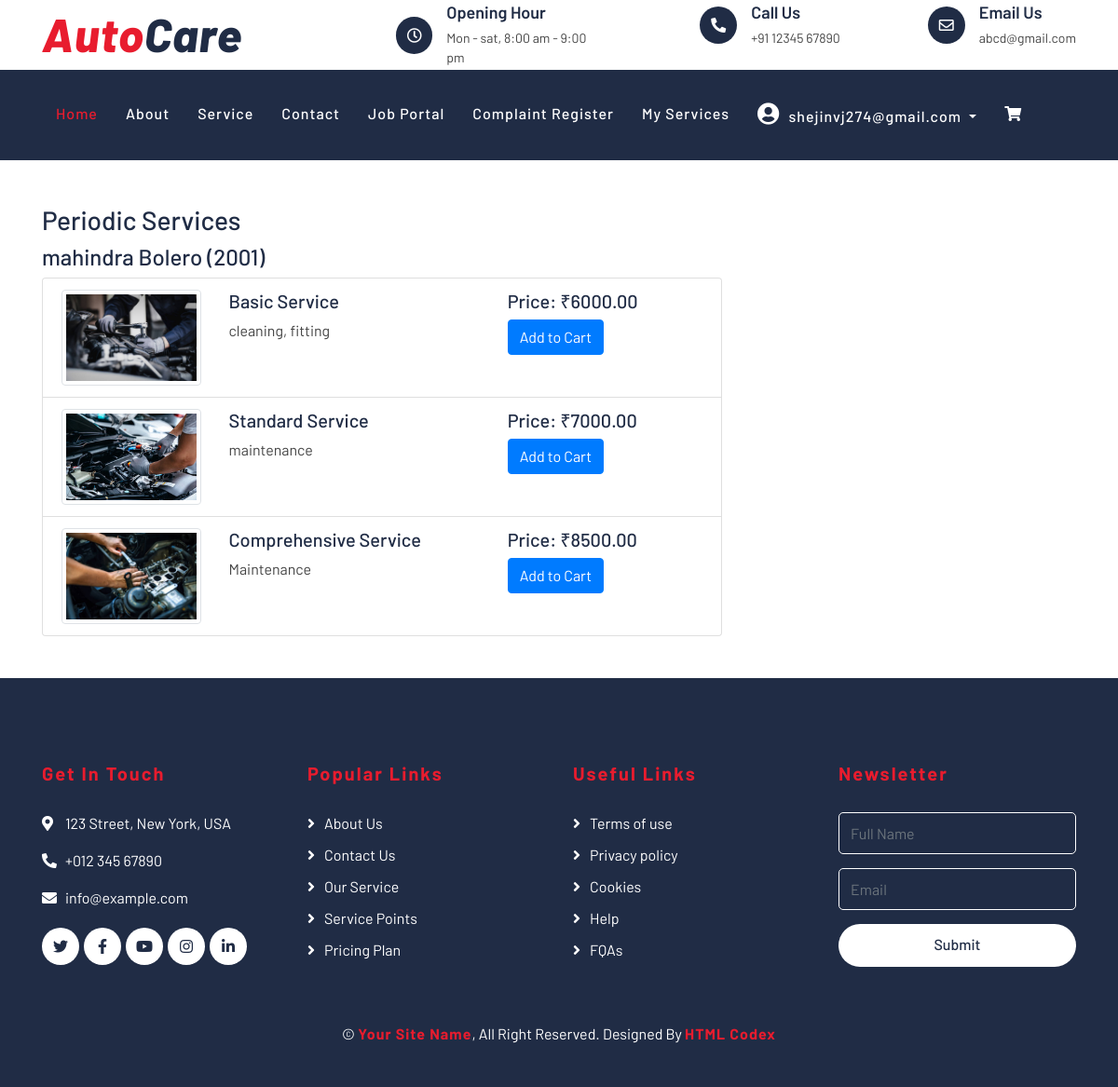
Screenshot of /service/service-types/2/ (signed in) with the database file from the repository.
### autocareweb/models.py (models this page shows, shortened)
class CustomUser(AbstractBaseUser, PermissionsMixin):
    email = models.EmailField(unique=True)
    role = models.CharField(max_length=20, choices=UserRole.choices, default=UserRole.CUSTOMER)
    is_active = models.BooleanField(default=True)
    is_staff = models.BooleanField(default=False)
    objects = CustomUserManager()
    USERNAME_FIELD = 'email'
    REQUIRED_FIELDS = []

class ServiceCategory(models.Model):
    name = models.CharField(max_length=100, unique=True)
    image = models.ImageField(upload_to='service_category_images/', blank=True, null=True)
    description = models.TextField()

class VehicleModel(models.Model):
    make = models.ForeignKey(VehicleMake, on_delete=models.CASCADE)
    model_name = models.CharField(max_length=100)
    year = models.IntegerField()
    image = models.ImageField(upload_to='vehicle_model_images/', blank=True, null=True)
    vehicle_type = models.CharField(max_length=10, choices=VEHICLE_TYPE_CHOICES)

class VehicleMake(models.Model):
    name = models.CharField(max_length=100)
    image = models.ImageField(upload_to='vehicle_make_images/', blank=True, null=True)

class ServiceType(models.Model):
    name = models.CharField(max_length=100)
    category = models.ForeignKey(ServiceCategory, related_name='service_types', on_delete=models.CASCADE)
    image = models.ImageField(upload_to='service_type_images/', blank=True, null=True)
    description = models.TextField()
    service_time= models.IntegerField(default=60)

class ServicePrice(models.Model):
    service_type = models.ForeignKey(ServiceType, related_name='service_prices', on_delete=models.CASCADE)
    vehicle_model = models.ForeignKey(VehicleModel, related_name='service_prices', on_delete=models.CASCADE)
    price = models.DecimalField(max_digits=10, decimal_places=2)
    description = models.TextField(blank=True, null=True)

### autocareweb/views.py (the view)
@login_required(login_url='customerLogin')
def customer_service_type(request, category_id):
    selected_vehicle_id = request.session.get('selected_vehicle_id')
    if not selected_vehicle_id:
        return redirect('select_vehicle')  # Redirect to vehicle selection if not selected
    selected_vehicle = get_object_or_404(Vehicle, id=selected_vehicle_id)
    vehicle_variant = selected_vehicle.vehicle_model
    service_category = get_object_or_404(ServiceCategory, id=category_id)
    service_types = ServiceType.objects.filter(category=service_category)
    service_type_prices = []
    for service_type in service_types:
        service_price = ServicePrice.objects.filter(service_type=service_type, vehicle_model=vehicle_variant).first()
        is_in_cart = ServiceCart.objects.filter(
            user=request.user, service_type=service_type, vehicle=selected_vehicle
        ).exists()
        service_type_prices.append({
            'service_type': service_type,
            'price': service_price.price if service_price else 'Price not available',
            'description': service_price.description if service_price else '',
            'is_in_cart': is_in_cart  # Pass the cart status
        })
    return render(request, 'service/cst_service_type.html', {
        'service_category': service_category,
        'service_type_prices': service_type_prices,
        'vehicle_variant': vehicle_variant
    })

### templates/service/cst_service_type.html (shortened to what this page needs)
{% extends 'partials/base.html' %}
{%block content%}
{% load static %}
<div class="container mt-5">
    <div class="row">
        <div class="col-md-8">
            <h3>{{ service_category.name }}</h3>
            <h4>{{ vehicle_variant.make.name }} {{ vehicle_variant.model_name }} ({{ vehicle_variant.year }})</h4>
            <ul class="list-group">
                {% for item in service_type_prices %}
                <li class="list-group-item">
                    <div class="row">
                        <div class="col-md-3">
                            {% if item.service_type.image %}
                                <img src="{{ item.service_type.image.url }}" class="img-thumbnail" alt="{{ item.service_type.name }}">
                            {% else %}
                                <img src="{% static 'placeholder.jpg' %}" class="img-thumbnail" alt="No Image Available">
                            {% endif %}
                        </div>
                        <div class="col-md-5">
                            <h5>{{ item.service_type.name }}</h5>
                            <p>{{ item.service_type.description }}</p>
                        </div>
                        <div class="col-md-4">
                            <h5>Price: ₹{{ item.price }}</h5>
                            {% if item.is_in_cart %}
                                <button class="btn btn-danger" data-cart-id="{{ item.cart_id }}" onclick="removeFromCart('{{ item.cart_id }}', '{{ item.service_type.id }}')">Remove from Cart</button>
                            {% else %}
                                <button class="btn btn-primary" data-service-type-id="{{ item.service_type.id }}" onclick="addToCart('{{ item.service_type.id }}')">Add to Cart</button>
                            {% endif %}
                        </div>
                    </div>
                </li>
                {% endfor %}
            </ul>
        </div>
    </div>
</div>
{%endblock%}

### templates/partials/base.html (shortened to what this page needs)
{% load static %}
{% load custom_tags %}
<!DOCTYPE html>
<html lang="en">
    <head>
        <link href="https://stackpath.bootstrapcdn.com/bootstrap/4.4.1/css/bootstrap.min.css" rel="stylesheet">
        <link href="https://cdnjs.cloudflare.com/ajax/libs/font-awesome/5.10.0/css/all.min.css" rel="stylesheet">
        <link href="https://cdnjs.cloudflare.com/ajax/libs/font-awesome/5.15.4/css/all.min.css" rel="stylesheet">
        <link href="{% static 'lib/flaticon/font/flaticon.css' %}" rel="stylesheet">
        <link href="{% static 'lib/animate/animate.min.css' %}" rel="stylesheet">
        <link href="{% static 'lib/owlcarousel/assets/owl.carousel.min.css' %}" rel="stylesheet">
        <link href="{% static 'css/style.css' %}" rel="stylesheet">
    </head>
    <body>
        <div class="top-bar">
            <div class="container">
                <div class="row align-items-center">
                    <div class="col-lg-4 col-md-12">
                        <div class="logo">
                            <a href="index.html">
                                <h1>Auto<span>Care</span></h1>
                            </a>
                        </div>
                    </div>
                    <div class="col-lg-8 col-md-7 d-none d-lg-block">
                        <div class="row">
                            <div class="col-4">
                                <div class="top-bar-item">
                                    <div class="top-bar-icon">
                                        <i class="far fa-clock"></i>
                                    </div>
                                    <div class="top-bar-text">
                                        <h3>Opening Hour</h3>
                                        <p>Mon - sat, 8:00 am - 9:00 pm</p>
                                    </div>
                                </div>
                            </div>
                            <div class="col-4">
                                <div class="top-bar-item">
                                    <div class="top-bar-icon">
                                        <i class="fa fa-phone-alt"></i>
                                    </div>
                                    <div class="top-bar-text">
                                        <h3>Call Us</h3>
                                        <p>+91 12345 67890</p>
                                    </div>
                                </div>
                            </div>
                            <div class="col-4">
                                <div class="top-bar-item">
                                    <div class="top-bar-icon">
                                        <i class="far fa-envelope"></i>
                                    </div>
                                    <div class="top-bar-text">
                                        <h3>Email Us</h3>
                                        <p>abcd@gmail.com</p>
                                    </div>
                                </div>
                            </div>
                        </div>
                    </div>
                </div>
            </div>
        </div>
        <div class="nav-bar">
            <div class="container">
                <nav class="navbar navbar-expand-lg bg-dark navbar-dark">
                    <div class="collapse navbar-collapse justify-content-between" id="navbarCollapse">
                        <div class="navbar-nav mr-auto">
                            <a href="{%url 'home'%}" class="nav-item nav-link active">Home</a>
                            <a href="{%url 'about'%}" class="nav-item nav-link">About</a>
                            <a href="{%url 'customer_service_category'%}" class="nav-item nav-link">Service</a>
                            <a href="{%url 'contact'%}" class="nav-item nav-link">Contact</a>
                            <a href="{%url 'job_list'%}" class="nav-item nav-link">Job Portal</a>
                            <a href="{%url 'submit_complaint'%}" class="nav-item nav-link">Complaint Register</a>
                            <a href="{%url 'my_orders'%}" class="nav-item nav-link">My Services</a>
                            <div class="navbar-nav ml-auto">
                                {% if user.is_authenticated %}
                                    <div class="nav-item dropdown">
                                        <a href="#" class="nav-link dropdown-toggle" data-toggle="dropdown">
                                            <i class="fas fa-user-circle" style="font-size: 24px; margin-right: 5px;"></i> {{ request.user.email }}
                                        </a>
                                    </div>
                                {% else %}
                                    <a href="{% url 'customerLogin' %}" class="nav-item nav-link">
                                        <i class="fas fa-sign-in-alt"></i> Login
                                    </a>
                                {% endif %}
                            </div>
                            <a href="{% url 'view_cart' %}" class="nav-item nav-link">
                                <i class="fas fa-shopping-cart"></i>
                            </a>
                        </div>
                    </div>
                </nav>
            </div>
        </div>
        {% block content %}
        {% endblock %}
        <div class="footer">
            <div class="container">
                <div class="row">
                    <div class="col-lg-3 col-md-6">
                        <div class="footer-contact">
                            <h2>Get In Touch</h2>
                            <p><i class="fa fa-map-marker-alt"></i>123 Street, New York, USA</p>
                            <p><i class="fa fa-phone-alt"></i>+012 345 67890</p>
                            <p><i class="fa fa-envelope"></i>info@example.com</p>
                            <div class="footer-social">
                                <a class="btn" href=""><i class="fab fa-twitter"></i></a>
                                <a class="btn" href=""><i class="fab fa-facebook-f"></i></a>
                                <a class="btn" href=""><i class="fab fa-youtube"></i></a>
                                <a class="btn" href=""><i class="fab fa-instagram"></i></a>
                                <a class="btn" href=""><i class="fab fa-linkedin-in"></i></a>
                            </div>
                        </div>
                    </div>
                    <div class="col-lg-3 col-md-6">
                        <div class="footer-link">
                            <h2>Popular Links</h2>
                            <a href="">About Us</a>
                            <a href="">Contact Us</a>
                            <a href="">Our Service</a>
                            <a href="">Service Points</a>
                            <a href="">Pricing Plan</a>
                        </div>
                    </div>
                    <div class="col-lg-3 col-md-6">
                        <div class="footer-link">
                            <h2>Useful Links</h2>
                            <a href="">Terms of use</a>
                            <a href="">Privacy policy</a>
                            <a href="">Cookies</a>
                            <a href="">Help</a>
                            <a href="">FQAs</a>
                        </div>
                    </div>
                    <div class="col-lg-3 col-md-6">
                        <div class="footer-newsletter">
                            <h2>Newsletter</h2>
                            <form>
                                <input class="form-control" placeholder="Full Name">
                                <input class="form-control" placeholder="Email">
                                <button class="btn btn-custom">Submit</button>
                            </form>
                        </div>
                    </div>
                </div>
            </div>
            <div class="container copyright">
                <p>&copy; <a href="#">Your Site Name</a>, All Right Reserved. Designed By <a href="https://htmlcodex.com">HTML Codex</a></p>
            </div>
        </div>
    </body>
</html>

### rows the page displays
CustomUser: user.email "shejinvj274@gmail.com"
ServiceCategory: name "Periodic Services"
VehicleModel: make.name "mahindra", model_name "Bolero", year "2001"
ServiceType: service_type.image (picture), service_type.name "Basic Service", service_type.description "cleaning, fitting", price "6000.00"
ServiceType: service_type.image (picture), service_type.name "Standard Service", service_type.description "maintenance", price "7000.00"
ServiceType: service_type.image (picture), service_type.name "Comprehensive Service", service_type.description "Maintenance", price "8500.00"
